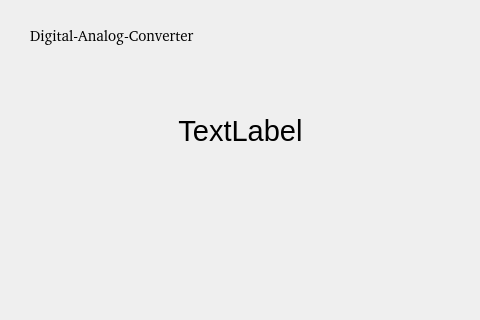
<?xml version="1.0" encoding="UTF-8"?>
<ui version="4.0">
 <class>SpdifWindow</class>
 <widget class="QWidget" name="SpdifWindow">
  <property name="geometry">
   <rect>
    <x>0</x>
    <y>0</y>
    <width>480</width>
    <height>320</height>
   </rect>
  </property>
  <property name="windowTitle">
   <string>Form</string>
  </property>
  <widget class="QLabel" name="label">
   <property name="geometry">
    <rect>
     <x>30</x>
     <y>20</y>
     <width>201</width>
     <height>31</height>
    </rect>
   </property>
   <property name="font">
    <font>
     <family>Noto Sans [unknown]</family>
     <pointsize>11</pointsize>
    </font>
   </property>
   <property name="text">
    <string>Digital-Analog-Converter</string>
   </property>
  </widget>
  <widget class="QLabel" name="lblInput">
   <property name="geometry">
    <rect>
     <x>20</x>
     <y>100</y>
     <width>441</width>
     <height>61</height>
    </rect>
   </property>
   <property name="font">
    <font>
     <pointsize>22</pointsize>
    </font>
   </property>
   <property name="text">
    <string>TextLabel</string>
   </property>
   <property name="alignment">
    <set>Qt::AlignCenter</set>
   </property>
  </widget>
 </widget>
 <resources/>
 <connections/>
</ui>
